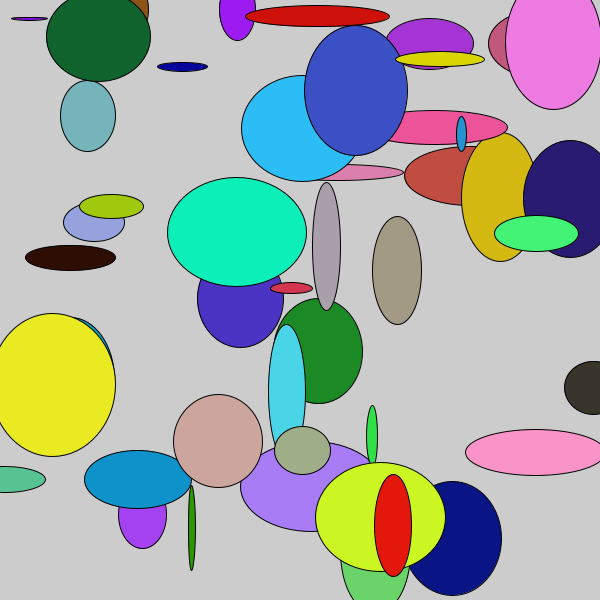
Frame 1 (no input)
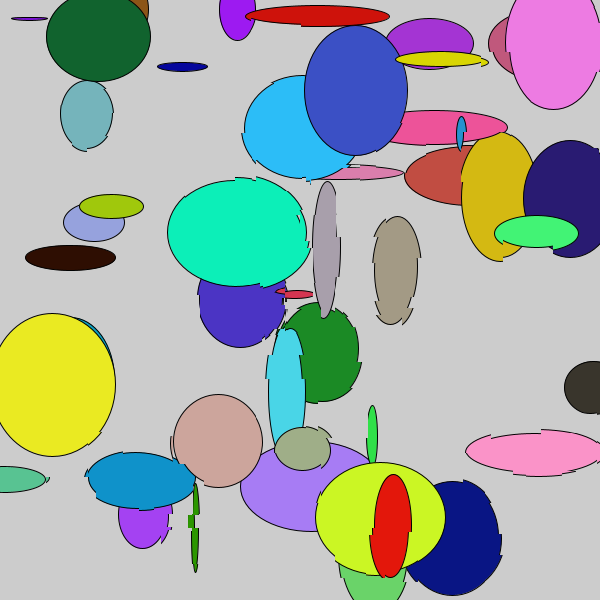
Frame 60 (the mouse pressed at the canvas centre just before this capture)
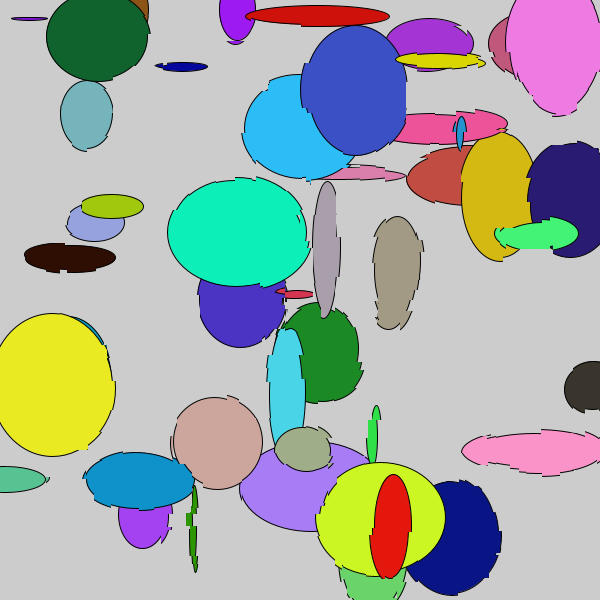
Frame 120 (the mouse held since frame 60 and released just before this capture)

The Processing sketch that drew these frames (run headless with seeded random() and noise(); from frame 60 on, the mouse is pressed at the canvas centre):

// Processing sketch: displacing_rectangular_areas
// ── displacing_rectangular_areas.pde
void setup() {
  size(600, 600);
  for(int i=0; i<50; i++) {
    fill(random(255), random(255), random(255));
    ellipse(random(width), random(height), random(150), random(150));
  }
  stroke(255);
  strokeWeight(3);
}

void draw(){
  int sx = (int) random(width);
  int sy = (int) random(height);
  int tx = sx + (int) random(-5, 5);
  int ty = sy + (int) random(-5, 5);
  copy(sx, sy, 50, 50, tx, ty, 50, 50);
  //point(random(width), random(height));
  //filter(BLUR, 1);
}
